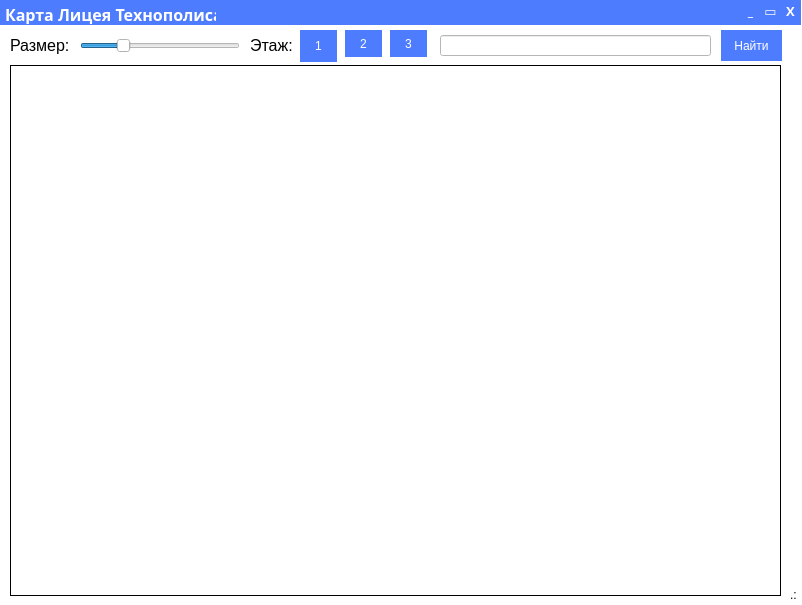
<?xml version="1.0" encoding="UTF-8"?>
<ui version="4.0">
 <class>MainWindow</class>
 <widget class="QMainWindow" name="MainWindow">
  <property name="geometry">
   <rect>
    <x>0</x>
    <y>0</y>
    <width>802</width>
    <height>605</height>
   </rect>
  </property>
  <property name="windowTitle">
   <string>lua730</string>
  </property>
  <property name="windowIcon">
   <iconset>
    <normaloff>icon_100x100.ico</normaloff>icon_100x100.ico</iconset>
  </property>
  <widget class="QWidget" name="centralwidget">
   <property name="styleSheet">
    <string notr="true">QWidget {
	background-color: #FFF;
}</string>
   </property>
   <widget class="QGroupBox" name="groupBox_main">
    <property name="geometry">
     <rect>
      <x>0</x>
      <y>25</y>
      <width>801</width>
      <height>581</height>
     </rect>
    </property>
    <property name="styleSheet">
     <string notr="true">QGroupBox {
	color: white;
	border: 0px;
	background-color: #FFF;

}</string>
    </property>
    <property name="title">
     <string/>
    </property>
    <widget class="QLabel" name="label_corner">
     <property name="geometry">
      <rect>
       <x>790</x>
       <y>560</y>
       <width>16</width>
       <height>20</height>
      </rect>
     </property>
     <property name="styleSheet">
      <string notr="true"/>
     </property>
     <property name="text">
      <string>.:</string>
     </property>
    </widget>
    <widget class="QStackedWidget" name="stackedWidget">
     <property name="geometry">
      <rect>
       <x>10</x>
       <y>40</y>
       <width>771</width>
       <height>531</height>
      </rect>
     </property>
     <property name="styleSheet">
      <string notr="true">QStackedWidget {
	background-color: #FFF;
	border: 1px solid black;
}</string>
     </property>
     <property name="currentIndex">
      <number>1</number>
     </property>
     <widget class="QWidget" name="page_0"/>
     <widget class="QWidget" name="page_1"/>
     <widget class="QWidget" name="page_2"/>
     <widget class="QWidget" name="page_3"/>
    </widget>
    <widget class="QSlider" name="horizontalSlider_size">
     <property name="geometry">
      <rect>
       <x>80</x>
       <y>10</y>
       <width>160</width>
       <height>22</height>
      </rect>
     </property>
     <property name="styleSheet">
      <string notr="true"/>
     </property>
     <property name="minimum">
      <number>10</number>
     </property>
     <property name="maximum">
      <number>50</number>
     </property>
     <property name="value">
      <number>20</number>
     </property>
     <property name="orientation">
      <enum>Qt::Horizontal</enum>
     </property>
    </widget>
    <widget class="QLabel" name="label_2">
     <property name="geometry">
      <rect>
       <x>10</x>
       <y>10</y>
       <width>71</width>
       <height>21</height>
      </rect>
     </property>
     <property name="styleSheet">
      <string notr="true">QLabel {
	color: rgb(0, 0, 0);
	background-color: rgba(255, 255, 255, 0);
}</string>
     </property>
     <property name="text">
      <string>&lt;html&gt;&lt;head/&gt;&lt;body&gt;&lt;p&gt;&lt;span style=&quot; font-size:12pt;&quot;&gt;Размер:&lt;/span&gt;&lt;/p&gt;&lt;/body&gt;&lt;/html&gt;</string>
     </property>
    </widget>
    <widget class="QLabel" name="label_4">
     <property name="geometry">
      <rect>
       <x>250</x>
       <y>10</y>
       <width>51</width>
       <height>21</height>
      </rect>
     </property>
     <property name="styleSheet">
      <string notr="true">QLabel {
	color: rgb(0, 0, 0);
	background-color: rgba(255, 255, 255, 0);
}</string>
     </property>
     <property name="text">
      <string>&lt;html&gt;&lt;head/&gt;&lt;body&gt;&lt;p&gt;&lt;span style=&quot; font-size:12pt;&quot;&gt;Этаж:&lt;/span&gt;&lt;/p&gt;&lt;/body&gt;&lt;/html&gt;</string>
     </property>
    </widget>
    <widget class="QLineEdit" name="lineEdit_findName">
     <property name="geometry">
      <rect>
       <x>440</x>
       <y>10</y>
       <width>271</width>
       <height>21</height>
      </rect>
     </property>
    </widget>
    <widget class="QPushButton" name="pushButton_find">
     <property name="geometry">
      <rect>
       <x>721</x>
       <y>5</y>
       <width>61</width>
       <height>31</height>
      </rect>
     </property>
     <property name="styleSheet">
      <string notr="true">QPushButton {
	border: 2px solid rgb(78, 124, 255);
	color: white;
	background-color: rgb(78, 124, 255);
}
QPushButton:pressed {
	background-color: rgb(68, 109, 223);
}</string>
     </property>
     <property name="text">
      <string>Найти</string>
     </property>
    </widget>
    <widget class="QPushButton" name="pushButton_page1">
     <property name="geometry">
      <rect>
       <x>300</x>
       <y>5</y>
       <width>37</width>
       <height>32</height>
      </rect>
     </property>
     <property name="styleSheet">
      <string notr="true">QPushButton {
	border: 2px solid rgb(78, 124, 255);
	color: white;
	background-color: rgb(78, 124, 255);
}
QPushButton:pressed {
	background-color: rgb(68, 109, 223);
}</string>
     </property>
     <property name="text">
      <string>1</string>
     </property>
    </widget>
    <widget class="QPushButton" name="pushButton_page2">
     <property name="geometry">
      <rect>
       <x>345</x>
       <y>5</y>
       <width>37</width>
       <height>27</height>
      </rect>
     </property>
     <property name="styleSheet">
      <string notr="true">QPushButton {
	border: 2px solid rgb(78, 124, 255);
	color: white;
	background-color: rgb(78, 124, 255);
}
QPushButton:pressed {
	background-color: rgb(68, 109, 223);
}</string>
     </property>
     <property name="text">
      <string>2</string>
     </property>
    </widget>
    <widget class="QPushButton" name="pushButton_page3">
     <property name="geometry">
      <rect>
       <x>390</x>
       <y>5</y>
       <width>37</width>
       <height>27</height>
      </rect>
     </property>
     <property name="styleSheet">
      <string notr="true">QPushButton {
	border: 2px solid rgb(78, 124, 255);
	color: white;
	background-color: rgb(78, 124, 255);
}
QPushButton:pressed {
	background-color: rgb(68, 109, 223);
}</string>
     </property>
     <property name="text">
      <string>3</string>
     </property>
    </widget>
   </widget>
   <widget class="QGroupBox" name="groupBox_title">
    <property name="geometry">
     <rect>
      <x>0</x>
      <y>0</y>
      <width>801</width>
      <height>25</height>
     </rect>
    </property>
    <property name="styleSheet">
     <string notr="true">QGroupBox {
	color: white;
	border: 0px;
	background-color:rgb(78, 124, 255)
}</string>
    </property>
    <property name="title">
     <string/>
    </property>
    <widget class="QLabel" name="label_name">
     <property name="geometry">
      <rect>
       <x>5</x>
       <y>3</y>
       <width>211</width>
       <height>21</height>
      </rect>
     </property>
     <property name="font">
      <font>
       <family>Proxima Nova</family>
       <pointsize>12</pointsize>
       <weight>75</weight>
       <bold>true</bold>
      </font>
     </property>
     <property name="styleSheet">
      <string notr="true">QLabel {
	color: #FFF;
	background-color: rgba(255, 255, 255, 0);
}</string>
     </property>
     <property name="text">
      <string>&lt;html&gt;&lt;head/&gt;&lt;body&gt;&lt;p&gt;Карта Лицея Технополиса&lt;/p&gt;&lt;/body&gt;&lt;/html&gt;</string>
     </property>
    </widget>
    <widget class="QPushButton" name="exitAppButton">
     <property name="geometry">
      <rect>
       <x>780</x>
       <y>0</y>
       <width>21</width>
       <height>21</height>
      </rect>
     </property>
     <property name="font">
      <font>
       <family>Proxima Nova</family>
       <pointsize>10</pointsize>
       <weight>75</weight>
       <bold>true</bold>
      </font>
     </property>
     <property name="styleSheet">
      <string notr="true">QPushButton {
	border: 0px;
	border-radius: 20px;
	background-color: rgba(255, 255, 255, 0);
	color: #FFF;
}
QPushButton:pressed {
	background-color: rgb(69, 69, 106);
}</string>
     </property>
     <property name="text">
      <string>X</string>
     </property>
    </widget>
    <widget class="QPushButton" name="minimizeButton">
     <property name="geometry">
      <rect>
       <x>740</x>
       <y>0</y>
       <width>21</width>
       <height>21</height>
      </rect>
     </property>
     <property name="font">
      <font>
       <family>Proxima Nova</family>
       <pointsize>10</pointsize>
       <weight>75</weight>
       <bold>true</bold>
      </font>
     </property>
     <property name="styleSheet">
      <string notr="true">QPushButton {
	border: 0px;
	border-radius: 20px;
	background-color: rgba(255, 255, 255, 0);
	color: #FFF;
}
QPushButton:pressed {
	background-color: rgb(69, 69, 106);
}</string>
     </property>
     <property name="text">
      <string>_</string>
     </property>
    </widget>
    <widget class="QPushButton" name="maximizeButton">
     <property name="geometry">
      <rect>
       <x>760</x>
       <y>0</y>
       <width>21</width>
       <height>21</height>
      </rect>
     </property>
     <property name="font">
      <font>
       <family>Proxima Nova</family>
       <pointsize>10</pointsize>
       <weight>75</weight>
       <bold>true</bold>
      </font>
     </property>
     <property name="styleSheet">
      <string notr="true">QPushButton {
	border: 0px;
	border-radius: 20px;
	background-color: rgba(255, 255, 255, 0);
	color: #FFF;
}
QPushButton:pressed {
	background-color: rgb(69, 69, 106);
}</string>
     </property>
     <property name="text">
      <string>▭</string>
     </property>
    </widget>
   </widget>
  </widget>
 </widget>
 <resources/>
 <connections/>
</ui>
